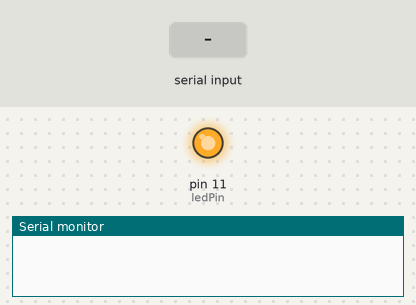
Bench run of a sketch on a simulated Arduino Mega 2560, built with avr-gcc and run on an emulated ATmega2560. Parts: output pins drawn as LEDs (lit = HIGH), the last lines printed to the serial monitor. The test bench sets the inputs (shaded band).

Above: at 1.2 s.
1.3 s: "0" received over the second serial link
At 2.9 s:
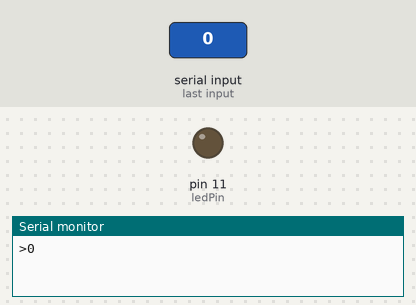
3.5 s: "1" received over the second serial link
At 4.5 s:
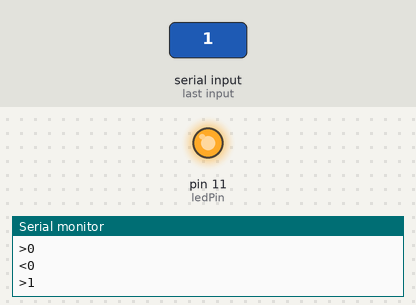
Timing chart, 0 to 6.5 s (numbered marks = the images above; inputs shaded):
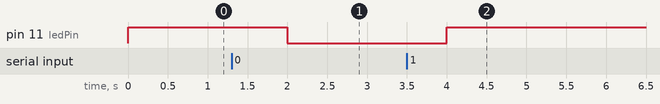

Measured:
- after the input at 1.3 s, pin 11 (ledPin): HIGH → LOW after 0.70 s
- after the input at 3.5 s, pin 11 (ledPin): LOW → HIGH after 0.50 s

The sketch:

test.ino
```cpp
String message; //string that stores the incoming message
#define HWSERIAL Serial1
const int ledPin = 11;

void setup()
{
  pinMode(ledPin, OUTPUT);
  digitalWrite(ledPin, HIGH);   // set the LED on
  Serial.begin(9600); //set baud rate
  HWSERIAL.begin(9600);
  HWSERIAL.println("Bereit");
}

void loop()
{
  while(Serial.available())
  {//while there is data available on the serial monitor
    message+=char(Serial.read());//store string from serial command
  }
  if(!Serial.available())
  {//This comes from the console
    if(message!="")
    {//if data is available
      Serial.println("<" + message); //show the data
      HWSERIAL.print(message); //show the data
      message=""; //clear the data
    }
  }

  while(HWSERIAL.available())
  {//while there is data available on the serial monitor
    message+=char(HWSERIAL.read());//store string from serial command
  }
  if(!HWSERIAL.available())
  {//This comes from the bluetooth device (such as phone)
    if(message!="")
    {//if data is available
      Serial.println(">" + message); //show the data
      HWSERIAL.println(message); //show the data
      if(message=="0") digitalWrite(ledPin, LOW);    // set the LED off
        else HWSERIAL.println("Nix gut diese");
      if(message=="1") digitalWrite(ledPin, HIGH);    // set the LED on
        else HWSERIAL.println("Nix gut diese");
      //message=""; //clear the data
    }
  }

  delay(2000); //delay
}
```
